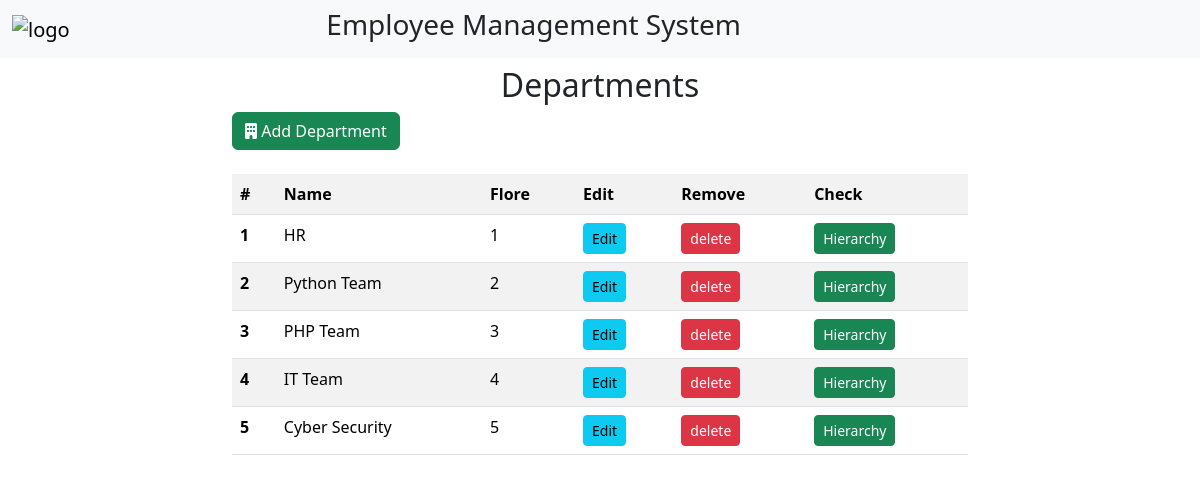
/departments/, run on an earlier commit of the app's database.
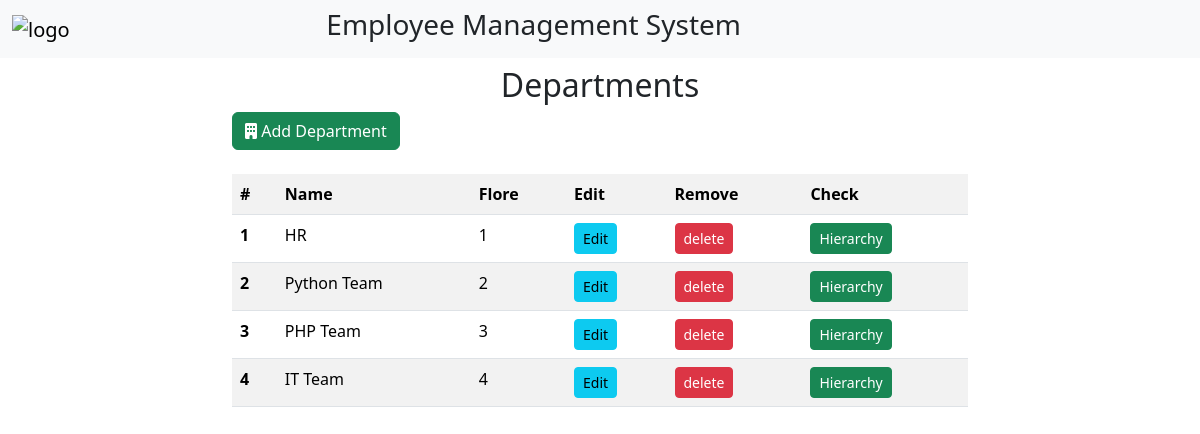
And on a later commit of the database.
### emsApp/models.py (models this page shows, shortened)
class Department(models.Model):
    name = models.CharField(max_length=200)
    floor = models.IntegerField()

### emsApp/views.py (the view)
# urls.py: path('departments/', views.departments, name="departments"),
def departments(request):
    departments = Department.objects.all()
    context = {'departments' : departments}
    return render(request,"departments.html", context)

### templates/departments.html
{% extends "base.html" %}
{% block content %}
<div class="container">
    <div class="row">
        <div class="col col-lg-8 m-auto">
            <h2 class="text-center mt-2">Departments</h2>
            <a href="/add/department/" class="btn btn-success"><i class="fa-solid fa-building"></i> Add Department</a>
            <table class="table table-striped table-hover mt-4">
                <tr>
                    <th scope="col">#</th>
                    <th scope="col">Name</th>
                    <th scope="col">Flore</th>
                    <th scope="col">Edit</th>
                    <th scope="col">Remove</th>
                    <th scope="col">Check</th>
                </tr>
                {% for department in departments %}
                <tr>
                    <th>{{department.id}}</th>
                    <td>{{department.name}}</td>
                    <td>{{department.floor}}</td>
                    <td><a href="/edit/department/{{department.id}}" class="btn btn-sm btn-info">Edit</a></td>
                    <td><a href="/delete/department/{{department.id}}" class="btn btn-sm btn-danger">delete</a></td>
                    <td><a href="/hierarchy/{{department.id}}" class="btn btn-sm btn-success">Hierarchy</a></td>
                </tr>
                {% endfor %}
            </table>
        </div>
    </div>
</div>
{% endblock content %}

What changed in the data, as far as the page shows it:
removed Department: id "5", name "Cyber Security", floor "5"
